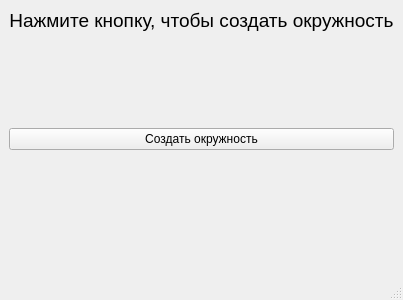
<?xml version="1.0" encoding="UTF-8"?>
<ui version="4.0">
 <class>MainWindow</class>
 <widget class="QMainWindow" name="MainWindow">
  <property name="geometry">
   <rect>
    <x>0</x>
    <y>0</y>
    <width>400</width>
    <height>300</height>
   </rect>
  </property>
  <widget class="QWidget" name="centralwidget">
   <layout class="QVBoxLayout" name="verticalLayout">
    <item>
     <widget class="QLabel" name="label">
      <property name="font">
       <font>
        <pointsize>14</pointsize>
       </font>
      </property>
      <property name="text">
       <string>Нажмите кнопку, чтобы создать окружность</string>
      </property>
      <property name="alignment">
       <set>Qt::AlignHCenter|Qt::AlignTop</set>
      </property>
     </widget>
    </item>
    <item>
     <widget class="QPushButton" name="button_create_circle">
      <property name="text">
       <string>Создать окружность</string>
      </property>
     </widget>
    </item>
    <item>
     <widget class="QLabel" name="label_image">
      <property name="text">
       <string/>
      </property>
      <property name="alignment">
       <set>Qt::AlignCenter</set>
      </property>
     </widget>
    </item>
   </layout>
  </widget>
  <widget class="QMenuBar" name="menubar"/>
  <widget class="QStatusBar" name="statusbar"/>
 </widget>
 <resources/>
 <connections/>
</ui>
